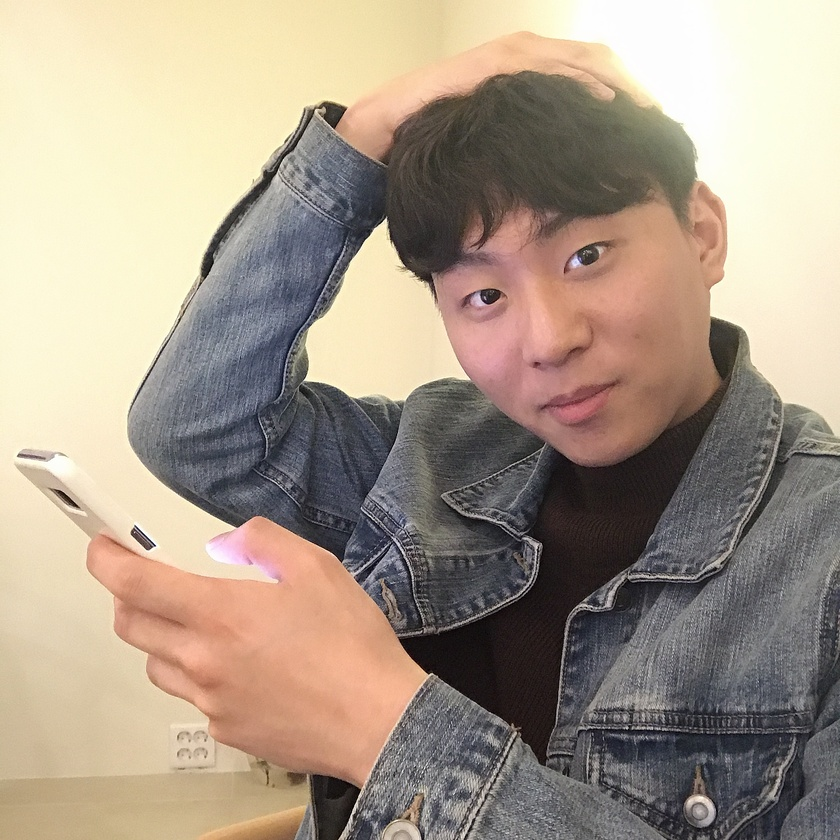
//> input picture 인터넷DB응용/Web/WebContent/images/pic02.jpg, 840 x 840 px, shrunk from 1923 x 1923 before the run, given in place of LenaRGB.bmp, which was not available
$ ./filtering   (built with g++ and OpenCV 4)
//> lines starting //> are read from the running program, lines starting //| are printed output that depends on the picture; pictures that were not available may be replaced by others from this repository, and a replacement may not be noted
#include <opencv2/opencv.hpp>
#include <Windows.h>

using namespace cv;
using namespace std;

void meadianFilter(Mat, Mat);
void generateNoise(Mat, double);
void spacefilter(Mat, char*);
void binarizeImage(Mat);
void filter_lin(Mat, Mat, int);
int main(int argc, char* argv[]) {
	Mat img = imread("LenaRGB.bmp", IMREAD_GRAYSCALE);
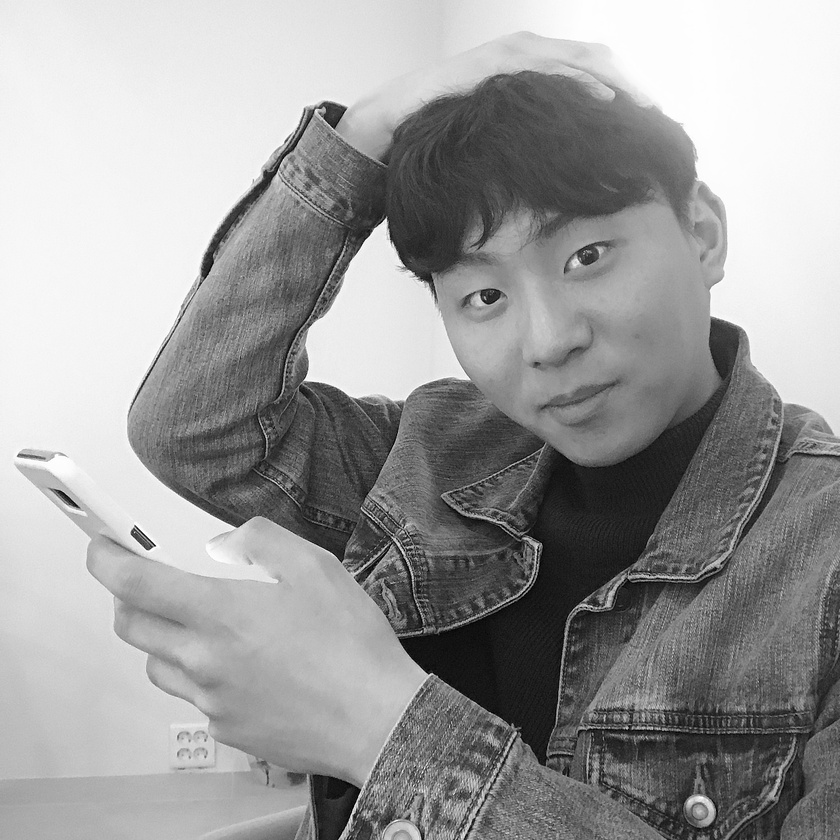
//> img: 840 rows x 840 cols, CV_8UC1; min 0, max 255, mean 155.3
	spacefilter(img, "공간필터링");
//> call 3 of filter_lin, with fter = 2
//> after the loop in filter_lin (call 3), `for (int r = 1; r<img.rows - 1; r++)`:
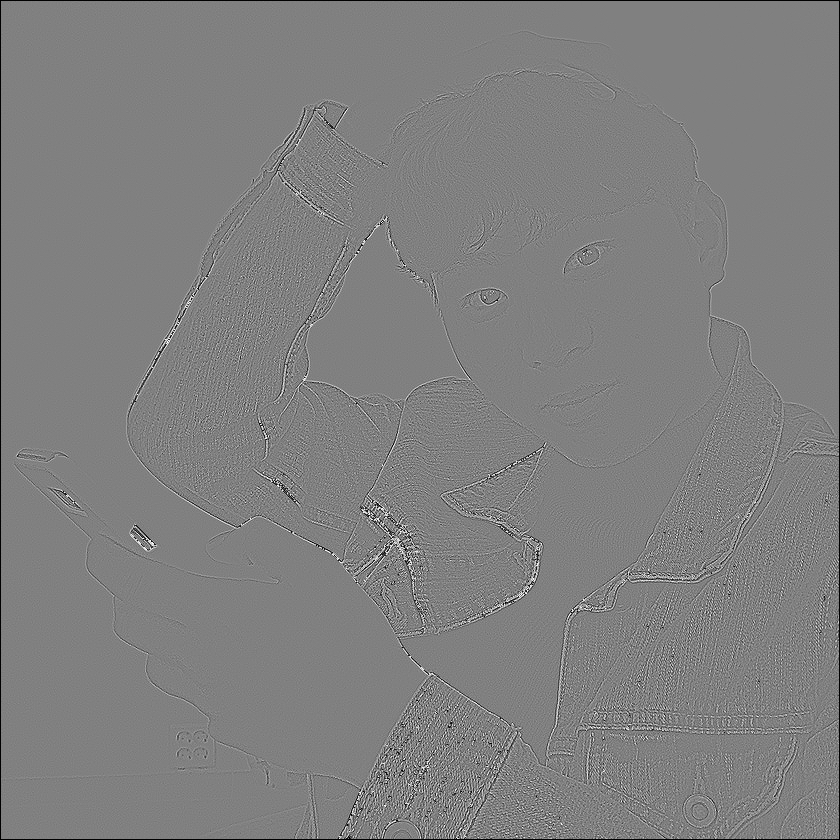
//> resimg: 840 rows x 840 cols, CV_8UC1; min 0, max 255, mean 127.3
//> call 4 of filter_lin, with fter = 3
//> after the loop in filter_lin (call 4), `for (int r = 1; r<img.rows - 1; r++)`:
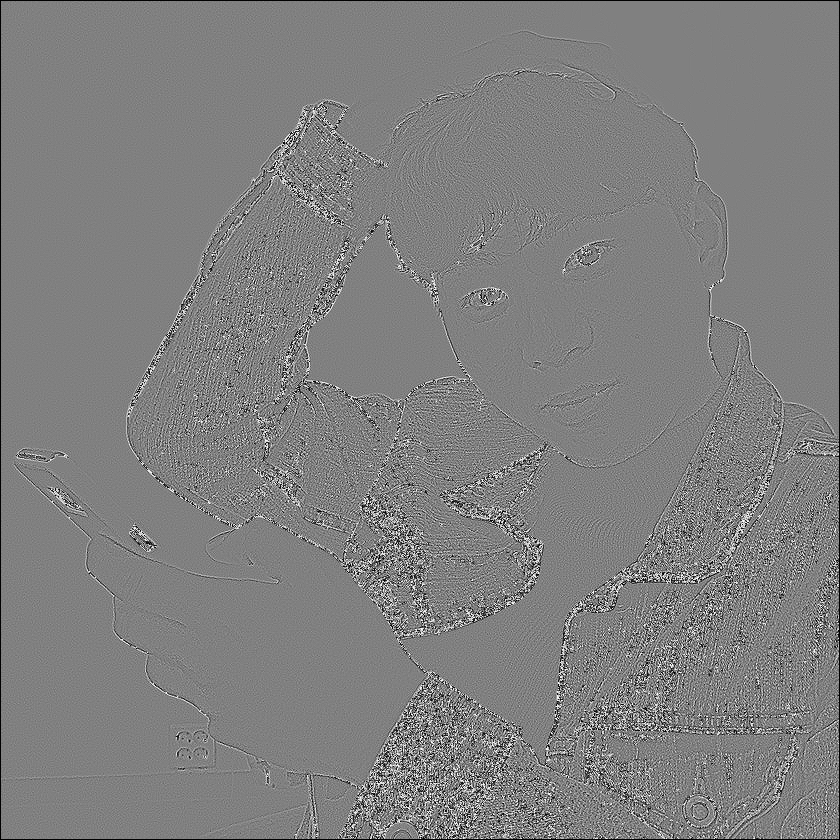
//> resimg: 840 rows x 840 cols, CV_8UC1; min 0, max 255, mean 127.2
//> after the loop in filter_lin (call 5), `for (int r = 1; r<img.rows - 1; r++)`:
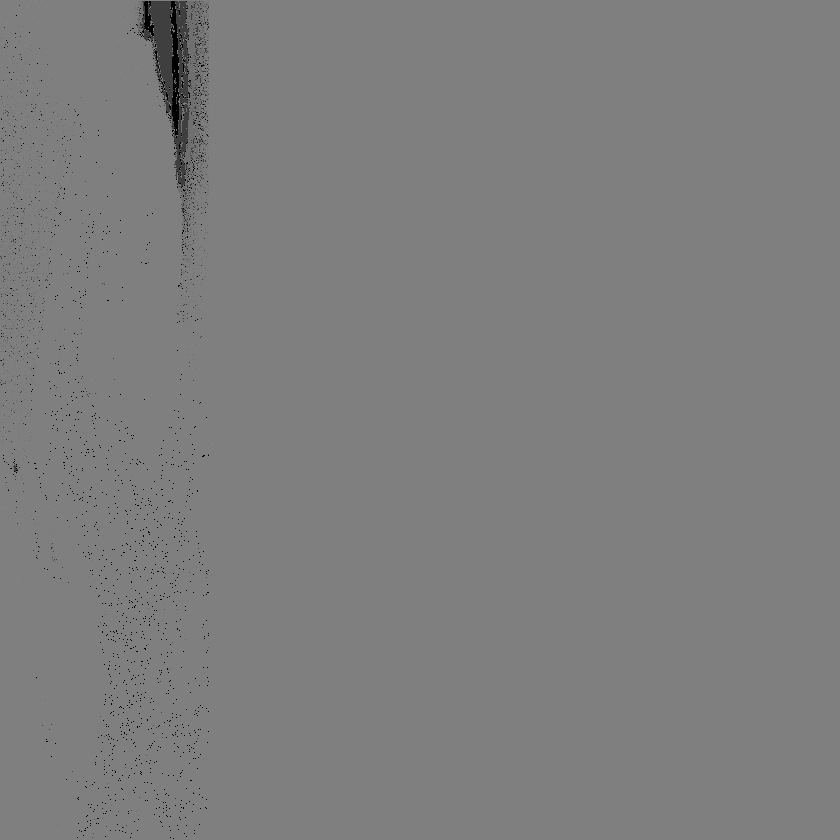
//> resimg: 840 rows x 840 cols, CV_32FC1; 0.24% of the values are NaN or infinite; the others: min -3.39e+38, max 3.4e+38, mean nan; drawn with min black, max white, NaN and infinite black
//> in spacefilter, `img3.convertTo(img3, CV_8U)`:
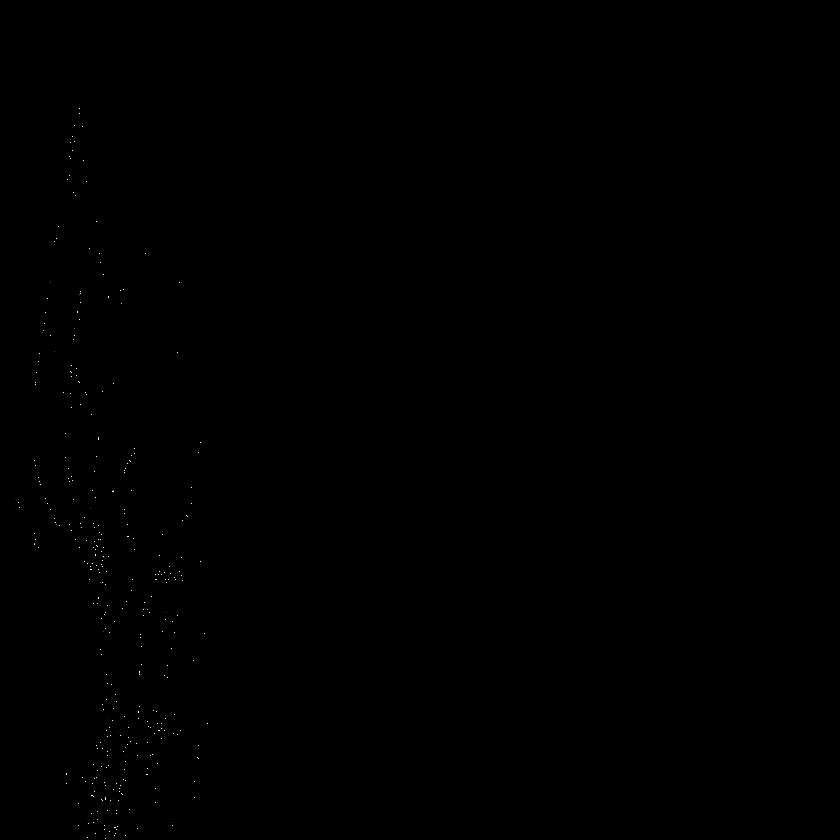
//> img3: 840 rows x 840 cols, CV_8UC1; min 0, max 255, mean 0.1
	return 0;
}
void spacefilter(Mat img, char *w) {
	// Mat img = imread(“LenaRGB.bmp”, IMREAD_GRAYSCALE);
	Mat img2 = Mat::zeros(Size(img.cols, img.rows), CV_8U);
	Mat img3 = Mat(img.size(), CV_32F, Scalar(0));
	Mat img4 = Mat(img.size(), CV_32F, Scalar(0));
	Mat img5 = Mat(img.size(), CV_32F, Scalar(0));
	Mat edge;

	char *w2 = "공필";
	namedWindow(w, WINDOW_AUTOSIZE);
	imshow(w, img);
	moveWindow(w, 100, 100);
	waitKey(0);

	//binarizeImage(img); imshow(w, img); waitKey(0);
	if (1) {
		//선형 공간필터링 (선형결합)
		filter_lin(img, img2, 0); imshow(w2, img2); waitKey(0);
		filter_lin(img, img2, 1); imshow(w2, img2); waitKey(0);
		filter_lin(img, img2, 2); imshow(w2, img2); waitKey(0);
		filter_lin(img, img2, 3); imshow(w2, img2); waitKey(0);
		filter_lin(img, img3, 4); img3.convertTo(img3, CV_8U); imshow("선명1", img3); waitKey(0);

	}
	else {
		//noise remove
		generateNoise(img, 0.1); imshow("잡음", img); waitKey(0);
		meadianFilter(img, img2); imshow("중필", img); waitKey(0);
	}
}

void meadianFilter(Mat img, Mat res) {
	int g[9];
	for (int r = 1; r < img.rows - 1; r++) {
		for (int c = 0; c < img.cols - 1; c++) {
			int result = 0;

			for (int i = 0; i < 3; i++) {
				for (int j = 0; j < 3; j++) {
					g[i * 3 + j] = img.at<uchar>(r + (i - 1), c + (j - 1)); //9 pix -> 1-Darray
				}
			}
			for (int lastIndex = 7; lastIndex >= 0; lastIndex--) {
				for (int k = 0; k <= lastIndex; k++) {
					if (g[k] > g[k + 1]) {
						int t = g[k];
						g[k] = g[k + 1];
						g[k + 1] = t;
					}
				}
			}
			res.at<uchar>(r, c) = g[4];
		}
	}
}
void generateNoise(Mat img, double rate) {
	for (int i = 0; i < img.rows*img.cols*rate; i++) {
		int r = rand() % img.rows;
		int c = rand() % img.cols;
		img.at<uchar>(r, c) = 255 - img.at<uchar>(r, c);
	}
}
void binarizeImage(Mat img) {
	for (int i = 0; i<img.rows; i++)
		for (int j = 0; j<img.cols; j++)
			if (img.at<uchar>(i, j) < 128)
				img.at<uchar>(i, j) = 0;
			else
				img.at<uchar>(i, j) = 255;
}
void filter_lin(Mat img, Mat resimg, int fter) {
	float wbook[8][3][3] = { { { 1. / 20, 2. / 20, 1. / 20 },{ 2. / 20, 8. / 20, 2. / 20 },{ 1. / 20, 2. / 20, 1. / 20 } },
	{ { 1. / 9, 1. / 9, 1. / 9 },{ 1. / 9, 1. / 9, 1. / 9 },{ 1. / 9, 1. / 9, 1. / 9 } },
	{ { 0, -1, 0 },{ -1, 4, -1 },{ 0, -1, 0 } },
	{ { 0, -2, 0 },{ -2, 8, -2 },{ 0, -2, 0 } },
	{ {0, -1, 0},{ -1, 5, -1 },{ 0, -1, 0 }},
	{ { -1, -1, -1 },{ -1, 9, -1 },{ -1, -1, -1 } },
	{ { -1, 0, 1 },{ -2, 0, 2 },{ -1, 0, 1 } },
	{ { -1, -2, -1 },{ 0, 0, 0 },{ 1, 2, 1 } }};

	for (int r = 1; r<img.rows - 1; r++) {
		for (int c = 1; c<img.cols - 1; c++) {
			int result = 0;
			//가중합계산
			for (int i = 0; i < 3; i++)
				for (int j = 0; j < 3; j++)
					result += wbook[fter][i][j] * img.at<uchar>(r + (i - 1), c + (j - 1));
			if (fter >= 2) result = result / 2 + 128;
			resimg.at<uchar>(r, c) = result;
		}
	}
}
